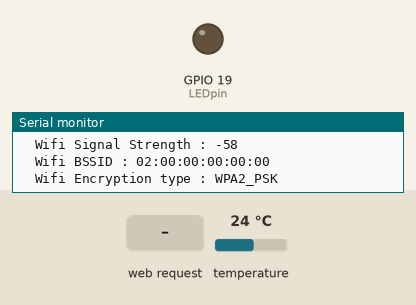
Recording of a sketch running on a simulated ESP32. Shown: output pins drawn as LEDs (lit = HIGH), the last lines printed to the serial monitor. Inputs (shaded band) come from the test bench; at power-on: temperature 24 °C. WiFi joins after 1.5 s; servers stay silent unless stated.

Above: at 2.9 s.
3.0 s: HTTP request GET /ledOn received
At 4.2 s:
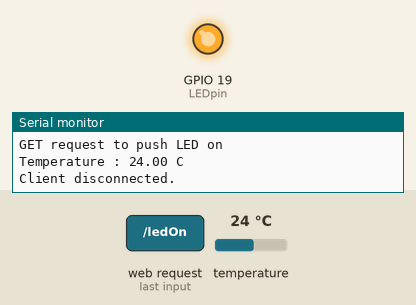
4.5 s: HTTP request GET /ledOff received
At 5.6 s:
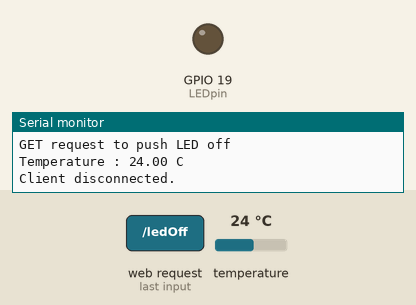
Timing chart, 0 to 7.5 s (numbered marks = the images above; inputs shaded):
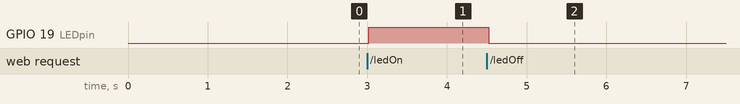

Measured:
- after the input at 3.0 s, GPIO 19 (LEDpin): LOW → HIGH at once
- after the input at 4.5 s, GPIO 19 (LEDpin): HIGH → LOW at once

The sketch:

esp_wifiserver_plus.ino
```cpp
/*
 * Auteur : G.Menez
 * Fichier : esp_wifiserver_plus.ino
 */
#include <WiFi.h>
#include "classic_setup.h"
#include "OneWire.h"
#include "DallasTemperature.h"

/* ---- Set timer ---- */
unsigned long loop_period = 10L * 1000; /* =>  10000ms : 10 s */

/* ---- LED ---- */
const int LEDpin = 19; // LED will use GPIO pin 19
// Ces variables permettent d'avoir une représentation
// interne au programme du statut "electrique" de l'objet.
// Car on ne peut pas interroge une GPIO pour lui demander !
String LEDState = "off";
String couleur = "";

/* ---- TEMP ---- */
OneWire oneWire(23); // Pour utiliser une entite oneWire sur le port 23
DallasTemperature tempSensor(&oneWire) ; // Cette entite est utilisee par le capteur de temperature

/* ---- WEB ---- */
// Set web server port number to 80
WiFiServer server(80);

/*---- Arduino IDE paradigm : setup+loop -----*/
void setup() {
  Serial.begin(9600);
  while (!Serial); // wait for a serial connection. Needed for native USB port only

  connect_wifi(); // Connexion Wifi
  print_network_status();

  // Initialize the output variables as outputs
  pinMode(LEDpin, OUTPUT);
  digitalWrite(LEDpin, LOW);// Set outputs to LOW

  // Init temperature sensor
  tempSensor.begin();

  server.begin(); // Lancement du serveur
}

void loop(){
  String header; // Entete de l'HTTP request
  WiFiClient client = server.available();   // Listen for incoming clients

  if (client) {                             // Nouvelle connexion,
    Serial.println("New Client.");          // Afficher qu'il y a un nouveau client
    String currentLine = "";                // creer une variable pour stocker les donnees à venir
                                            // fin de requete quand on a une ligne vide juste le \n ou \r\n !
    while (client.connected()) {            // Boucler jusqu'à avoir un client connecte
      if (client.available()) {             // S'il y un client
        char c = client.read();             // et qu'il y a un byte a lire,
        Serial.write(c);                    // l'afficher sur le port serie .. juste pour le debug
        header += c;                        // et le placer dans le buffer "header"

        if (c == '\n') {                    // if the byte is a newline character
          if (currentLine.length() == 0) {
            // if the current line is blank, you got two newline characters in a row.
            // that's THE END OF the client HTTP request, so :

            // a) Analyse de la requete : cela peut avoir un impact sur l'état de l'objet !
            request_analysis(header);

            // b) Envoi de le reponse au client
            String temperature = getTemperature();
            make_html_response_page(client, WiFi.macAddress(),temperature);

            // Break out of the while loop
            break;
          } else { // if you got a newline, then clear currentLine
            currentLine = "";
          }
        } else if (c != '\r') {  // if you got anything else but a carriage return character,
          currentLine += c;      // add it to the end of the currentLine
        }
      }
    }
    // Clear the header variable
    header = "";

    // give the web browser time to receive the data
    delay(100); // millis

    // Close the connection
    client.stop();
    Serial.println("Client disconnected.");
    Serial.println("");
  }
  //else
  //   Serial.println("Waiting for client ...");
}

/*--------------------------------*/
String getTemperature() {
  /* Renvoie la valeur du capteur de temperature dans une String
   * Attention !!
   *    J'ai enleve le delay mais convertir prend du temps !
   *    moins que les requetes Http.
   */
  float t;
  String s;
  tempSensor.requestTemperaturesByIndex(0);
  t = tempSensor.getTempCByIndex(0);
  s = String(t);
  Serial.println("Temperature : "+s+" C"); // for debug
  return s;
}

/*--------------------------------*/
void make_html_response_page(WiFiClient client,
                             String mac_addr,
                             String temperature){
    /*
     * Cette fonction transmet au client la page HTML qui forme la reponse
     * à sa requete.
     */
    // HTTP headers always start with a response code (e.g. HTTP/1.1 200 OK)
    // and a content-type so the client knows what's coming, then a blank line:
    client.println("HTTP/1.1 200 OK");
    client.println("Content-type:text/html");
    client.println("Connection: close");
    client.println();

    // Web Page heading
    client.println("<!DOCTYPE html><html>");
    //client.println("<head><meta name=\"viewport\" content=\"width=device-width, initial-scale=1\">");
    //client.println("<link rel=\"icon\" href=\"data:,\">");
    // CSS
    client.println("<head><style>body{font-family: Helvetica; margin: 0px auto; text-align: center; background-color:lightGrey;}");
    client.println("div{display: inline-block;}");
    client.println(".buttong{padding: 16px 40px; font-size: 30px; color:green;}");
    client.println(".buttonr{color: red;}");
    client.println("p{text-align: left; font-size: 20px;font-weight : bold;}");
    client.println("h1, h2{color: #00008b;}</style></head>");

    // Web Page Body
    client.println("<body><h1>ESP32 Web Server</h1>");
    client.println("<h2>Controler la LED, le photoresistor et la temperature via le web.</h2>");
    client.println("<p>Objet Ref : " + mac_addr + "</p>");
    client.println("<p>Temperature : "+ temperature +" C</p>");

    // Display current state, and ON/OFF buttons for LED
    client.println("<p>Statut de la LED : <font color=" + couleur +">" + LEDState + "</font></p>");

    // Ctrl buttons ... cf CSS too
    client.println("<div><a href=\"/ledOn\"><button type=\"button\" class=\"buttong\">Push for LED ON</button></a></div>");
    client.println("<div><a href=\"/ledOff\"><button type=\"button\" class=\"buttong buttonr\">Push for LED OFF</button></a></div>");
    client.println("</body></html>");

    // The HTTP response ends with another blank line
    client.println();
}

/*--------------------------------*/
void request_analysis(String header){
  /*
   * Analyse de la requete du client
   * ET impact sur le hardware
   */
    if (header.indexOf("GET /ledOn") >= 0) { // turns the GPIOs on
        Serial.println("GET request to push LED on");
        LEDState = "Allumee";
        couleur = "green";

        digitalWrite(LEDpin, HIGH);
    }
    else if (header.indexOf("GET /ledOff") >= 0) {// turns the GPIOs off
              Serial.println("GET request to push LED off");
              LEDState = "Eteinte";
              couleur = "red";

              digitalWrite(LEDpin, LOW);
         }
}
```

classic_setup.h
```cpp
void connect_wifi();
void print_network_status();
```

classic_setup.ino
```cpp
#include <WiFi.h>


#include <WiFiMulti.h>

WiFiMulti wifiMulti; // Creates an instance of the WiFiMulti class

/*------------------------*/
String translateEncryptionType(wifi_auth_mode_t encryptionType) {
   // cf https://www.arduino.cc/en/Reference/WiFiEncryptionType
  switch (encryptionType) {
    case (WIFI_AUTH_OPEN):
      return "Open";
    case (WIFI_AUTH_WEP):
      return "WEP";
    case (WIFI_AUTH_WPA_PSK):
      return "WPA_PSK";
    case (WIFI_AUTH_WPA2_PSK):
      return "WPA2_PSK";
    case (WIFI_AUTH_WPA_WPA2_PSK):
      return "WPA_WPA2_PSK";
    case (WIFI_AUTH_WPA2_ENTERPRISE):
      return "WPA2_ENTERPRISE";
  }
}
/*------------------------*/
void print_network_status(){ // Utilisation de String !
  String s = "";
  s += "\tIP address : " + WiFi.localIP().toString() + "\n"; // bizarre IPAddress
  s += "\tMAC address : " + String(WiFi.macAddress()) + "\n";
  s += "\tWifi SSID : " + String(WiFi.SSID()) + "\n";
  s += "\tWifi Signal Strength : " + String(WiFi.RSSI()) + "\n";
  s += "\tWifi BSSID : " + String(WiFi.BSSIDstr()) + "\n";
  s += "\tWifi Encryption type : " + translateEncryptionType(WiFi.encryptionType(0))+ "\n";
  // a mon avis bug ! => manque WiFi.encryptionType() !
  Serial.print(s);
}
/*------------------------*/
void connect_wifi(){
 //  Set WiFi to station mode
 WiFi.mode(WIFI_STA);
 // and disconnect from an AP if
 // it was previously connected
 WiFi.disconnect();
 delay(100); // ms

 Serial.println(String("\nAttempting to connect to SSIDs : "));
 wifiMulti.addAP("HUAWEI-6EC2", "FGY9MLBL");
 wifiMulti.addAP("HUAWEI-553A", "QTM06RTT");
 wifiMulti.addAP("GMAP", "vijx4705");
 while(wifiMulti.run() != WL_CONNECTED) {
   delay(1000);
   Serial.print(".");
 }

 if(wifiMulti.run() == WL_CONNECTED) {
   Serial.print("\nWiFi connected : \n");
  }
}
```
